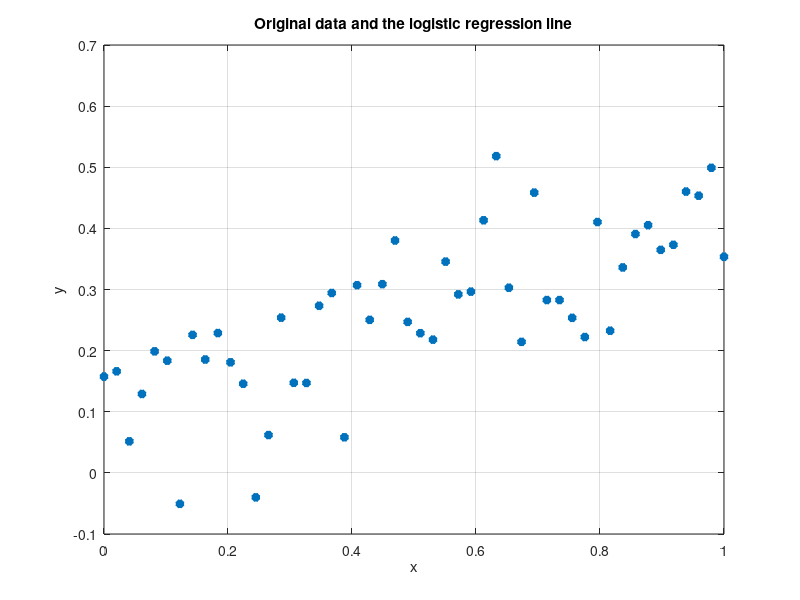

MATLAB code for this plot: (Note: this script raises an error after producing the figure.)
clear all % Clear all variables from the workspace
close all % Close all figures
clc % Clear the command window

num_elements = 50; % Define the number of elements

% Define the constants a, b, and c
a = 0.3; % Slope of the line
b = 0.1; % Intercept of the line
c = 0.1; % Constant added to the y values

% Create x values using linspace and generate y values
x = linspace(0,1,num_elements); % Generate equally spaced x values between 0 and 1
y = a * x + b * randn(1, num_elements); % Generate y values using defined equation
y = y + c; % Add constant c to all y values

% Convert x and y to column vectors
Y=y';
X=x';

% Add column of ones to X for the intercept term in logistic regression
X=[ones(size(X)) X];

% Plot x and y values
figure(1)
plot(x,y,'*','LineWidth',3);
grid on;
hold on;
xlabel('x');
ylabel('y');
title('Original data and the logistic regression line');

% Set options for lsqnonlin function
options = optimset('Display','iter','MaxIter',200,'TolFun',0,'TolX',0);

% Define cost function for logistic regression
cost_function = @(params)-1/length(X)*sum((Y.*log(logsig(X*params')))+((1-Y).*log(1-logsig(X*params'))));

% Initialize parameters for lsqnonlin function
params_init = randn(1, size(X,2));
params_l_bounds=[];
params_up_bounds=[];

% Use lsqnonlin to find optimal parameters that minimize the cost function
params_optim = lsqnonlin(cost_function, params_init, params_l_bounds, params_up_bounds, options);

% Compute predicted y values using logistic function
ye1 = logsig(params_optim(1)*X(:,1)+params_optim(2)*X(:,2));

% Compute R2 value to assess the goodness of fit
R2_1 = 1 - sum((y - ye1').^2) / sum((y - mean(y)).^2);

% Plot predicted y values
plot(x,ye1,'LineWidth',2);

% Display R2 value
disp('Wartosc parametru R2: ');
disp(R2_1);
